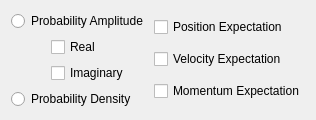
             <widget class="QWidget" name="display">
              <attribute name="title">
               <string>Display</string>
              </attribute>
              <layout class="QVBoxLayout" name="verticalLayout_18">
               <item>
                <layout class="QHBoxLayout" name="horizontalLayout_6" stretch="1,1">
                 <item>
                  <layout class="QVBoxLayout" name="verticalLayout_16">
                   <item>
                    <widget class="QRadioButton" name="radioButton_9">
                     <property name="text">
                      <string>Probability Amplitude</string>
                     </property>
                    </widget>
                   </item>
                   <item>
                    <layout class="QGridLayout" name="gridLayout_2" rowstretch="0,0" columnstretch="1,3" rowminimumheight="0,0">
                     <item row="0" column="1">
                      <widget class="QCheckBox" name="checkBox_9">
                       <property name="text">
                        <string>Real</string>
                       </property>
                      </widget>
                     </item>
                     <item row="0" column="0">
                      <spacer name="horizontalSpacer_2">
                       <property name="orientation">
                        <enum>Qt::Vertical</enum>
                       </property>
                       <property name="sizeHint" stdset="0">
                        <size>
                         <width>40</width>
                         <height>20</height>
                        </size>
                       </property>
                      </spacer>
                     </item>
                     <item row="1" column="1">
                      <widget class="QCheckBox" name="checkBox_10">
                       <property name="text">
                        <string>Imaginary</string>
                       </property>
                      </widget>
                     </item>
                     <item row="1" column="0">
                      <spacer name="horizontalSpacer_3">
                       <property name="orientation">
                        <enum>Qt::Vertical</enum>
                       </property>
                       <property name="sizeHint" stdset="0">
                        <size>
                         <width>40</width>
                         <height>20</height>
                        </size>
                       </property>
                      </spacer>
                     </item>
                    </layout>
                   </item>
                   <item>
                    <widget class="QRadioButton" name="radioButton_10">
                     <property name="text">
                      <string>Probability Density</string>
                     </property>
                    </widget>
                   </item>
                  </layout>
                 </item>
                 <item>
                  <layout class="QVBoxLayout" name="verticalLayout_17">
                   <item>
                    <widget class="QCheckBox" name="checkBox_11">
                     <property name="text">
                      <string>Position Expectation</string>
                     </property>
                    </widget>
                   </item>
                   <item>
                    <widget class="QCheckBox" name="checkBox_12">
                     <property name="text">
                      <string>Velocity Expectation</string>
                     </property>
                    </widget>
                   </item>
                   <item>
                    <widget class="QCheckBox" name="checkBox_13">
                     <property name="text">
                      <string>Momentum Expectation</string>
                     </property>
                    </widget>
                   </item>
                  </layout>
                 </item>
                </layout>
               </item>
              </layout>
             </widget>
